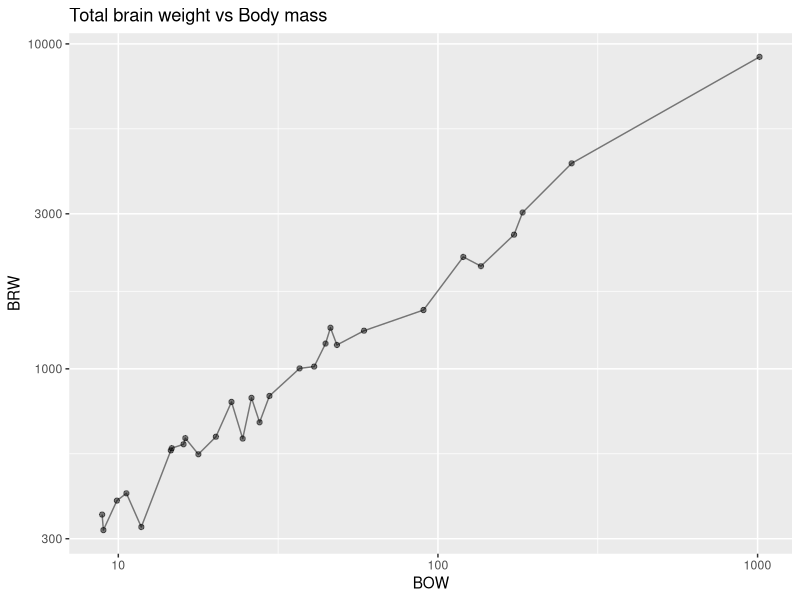
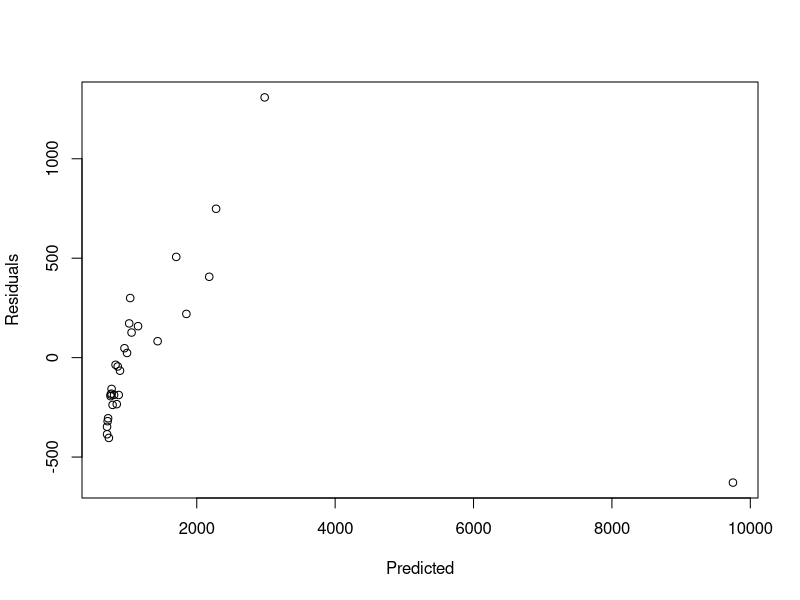
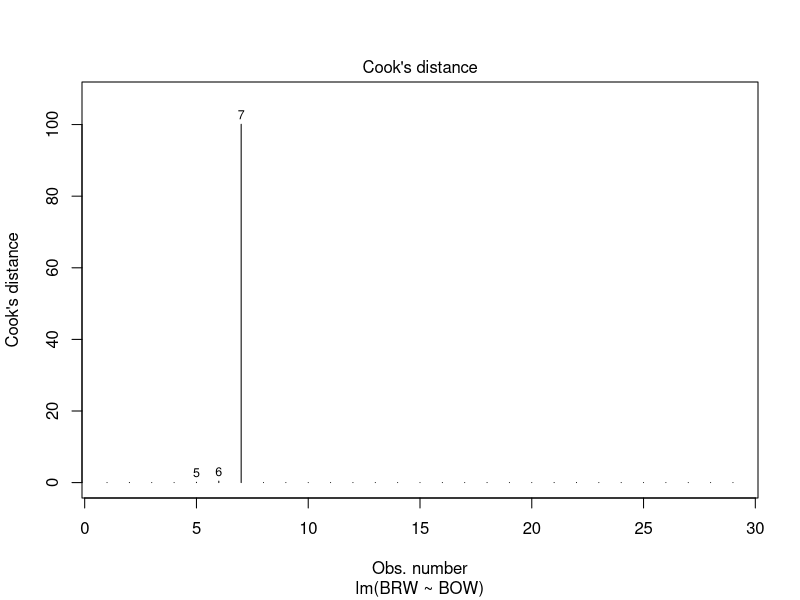
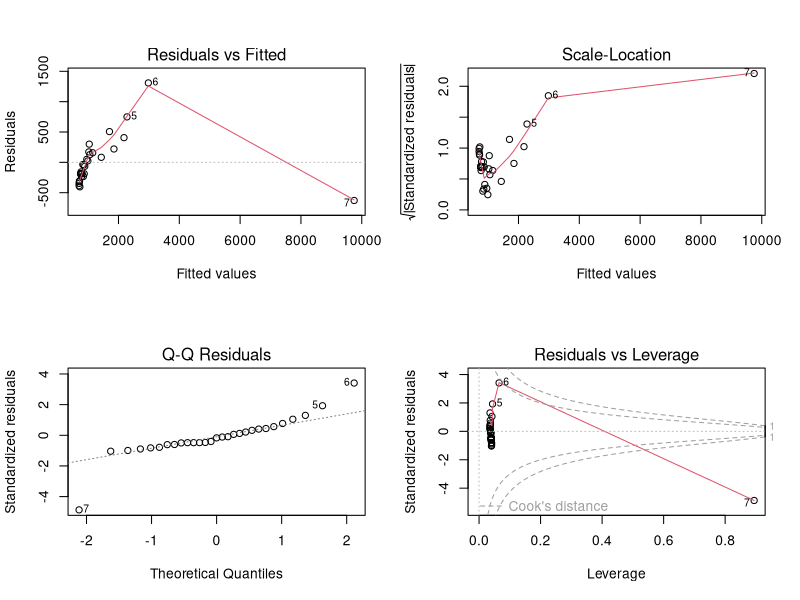
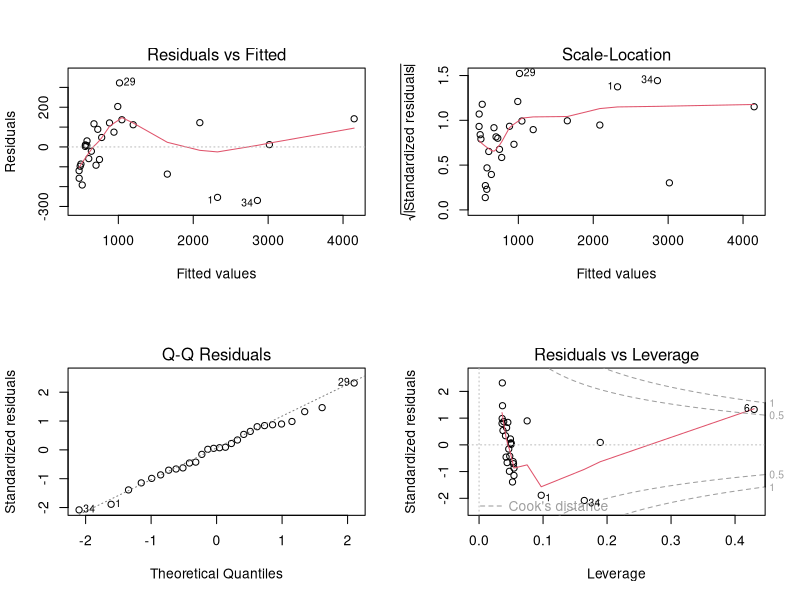

Source code (R) for these figures, in order:
## ---- chunk 1
knitr::opts_chunk$set(echo = TRUE)
## ---- chunk 2
library(ggplot2)
## ---- chunk 3
myData <- read.table(file="bats.csv", sep=";", skip=3, header=T)
names(myData)
## ---- chunk 4
phyto=myData[(myData$Diet==1),]
## ---- chunk 5
ggplot(phyto, aes(x=BOW, y=BRW)) +
  geom_point(alpha=0.5) + geom_line(alpha=0.5) + ggtitle("Total brain weight vs Body mass") +
  scale_y_continuous(trans='log10') + scale_x_continuous(trans='log10')
## ---- chunk 6
reg1 = lm(BRW ~ BOW, data=phyto)
## ---- chunk 7
summary(reg1)
## ---- chunk 8
anova(reg1)
## ---- chunk 9
plot(reg1$fitted.values, reg1$residuals, xlab="Predicted", ylab="Residuals")
## ---- chunk 10
plot(reg1,4)
which(phyto$BRW>8000)
phytobis=phyto[which(phyto$BRW<8000),]
reg2 = lm(BRW ~ BOW, data=phytobis)
summary(reg2)
## ---- chunk 11
par(mfcol=c(2,2))
plot(reg1)
## ---- chunk 12
par(mfcol=c(2,2))
plot(reg2)
